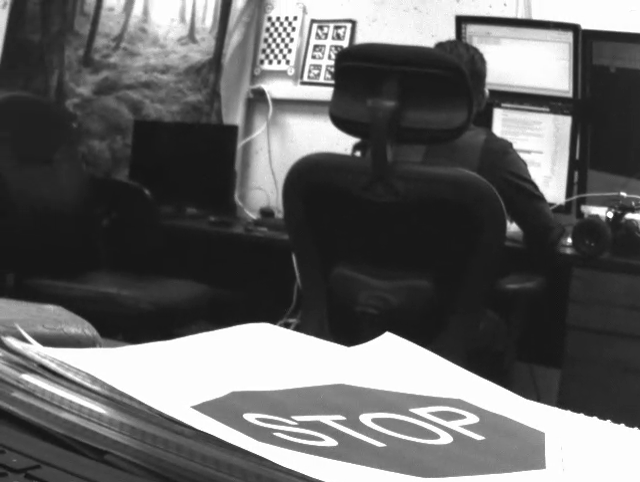
#> input picture StopFrames2/10.png, 640 x 482 px, given in place of 1.png, which was not available
$ python cvstop.py   (Python 2 division)   (older library calls are emulated)
#> lines starting #> are read from the running program, lines starting #| are printed output that depends on the picture; after the words box and inside, x2 and y2 are one past the last pixel; in counts of white or black regions, pixels touching at a corner belong together; pictures that were not available may be replaced by others from this repository, and a replacement may not be noted
import numpy as np
import cv2

Ydata =[0,0,0,0,0,0,0,0,0,1,0,0,0,0,0,0,0,0,0,0,
        0,0,0,0,0,0,0,0,0,1,1,1,1,1,1,1,1,1,1,1,
        1,1,1,1,1,1,1,1,1,1,1,1,1,1,1,0,1,1,1,1,
        1,1,1,0,0,0,0,0,0,0,0,0,0,0,0,0,0,0,0,0,
        0,0,0,0,0,0,0,0,0,0,0,0,0,0,0,0,0,0,0,0,
        0,0,0,0,0,1,0,0,1,1,1,1,1,0,0,1,1,1,1,1,
        1,1,1,1,1,1,1,1,1,1,1,1,1,1,1,1,1,1,1,1,
        1,1,1,1,1,1,1,1,1,1,1,1,1,1,1,1,1,1,1,1,
        1,1,0,0,0,0,0,0,0,0,0,0,0,0,0,0,0,0,0,0,
        0,0,0,0,0,0,0,0,0,0,0,0,1,0,0,0,0,0,0,0,
        1,1,1,0,1,1,0,1,1,1,1,0,1,1,1,1,1,1,1,1,
        1,0,1,1,1,0,0,1,1,0,0,0,0,0,0,0,0,0,0,0,
        0,0,0,0,0,0,0,0,0,0,0,0,0,0,1,1,1,1,1,1,
        1,1,1,1,0,0,0,1,1,1,1,1,1,1,1,0,1,0,0,1,
        1,1,1,1,1,1,1,1,0,0,0,0,0,0,0,0,0,0,0,0,
        0,0,0,0,0]

total = 306

readings = []

for index in range(1, total):
    img = cv2.imread('%d.png' %(index))
#> img is the input picture: shape (482, 640, 3); min 17, max 255, mean 100.5

    ret,thresh = cv2.threshold(img,115,255,1)
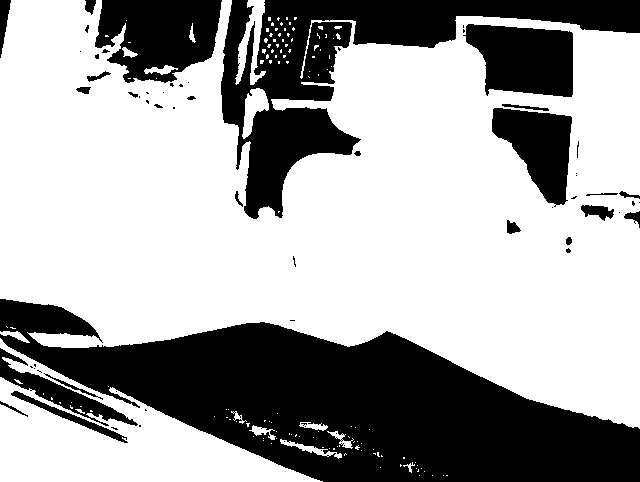
#> thresh: shape (482, 640, 3); 64.7% white; 66 black regions (41 under 20 px), largest, box (x1, y1, x2, y2) and area: (0, 299, 640, 482) 59476, (221, 0, 640, 219) 25745, (95, 0, 222, 83) 7687

    skin_ycrcb_mint = np.array((75,75,75))
    skin_ycrcb_maxt = np.array((221,215,215))
    skin_ycrcb = cv2.inRange(img, skin_ycrcb_mint, skin_ycrcb_maxt)
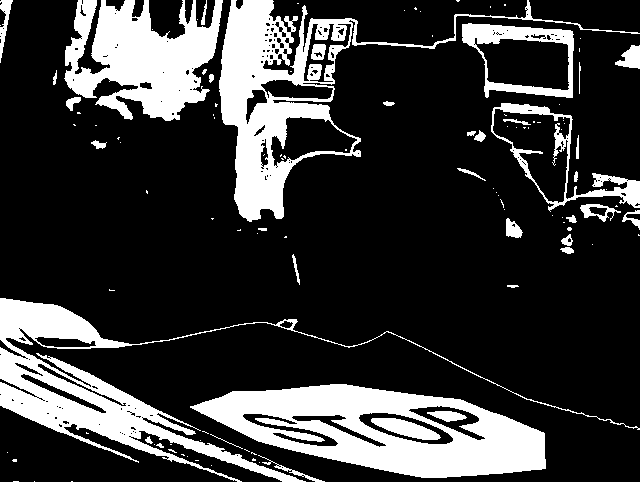
#> skin_ycrcb: shape (482, 640); 22% white; 114 white regions (77 under 20 px)

    _, contours, _= cv2.findContours(skin_ycrcb, cv2.RETR_EXTERNAL, cv2.CHAIN_APPROX_SIMPLE)
#> contours = 95 contours, 67 with area under 20; largest, box (x1, y1, x2, y2) and area: (190, 384, 546, 478) 21316, (219, 0, 640, 222) 18783, (0, 298, 640, 482) 14288, (64, 0, 223, 121) 11266, (462, 23, 574, 98) 6298

    stopsign = False
    for cnt in contours:
        approx = cv2.approxPolyDP(cnt,0.01*cv2.arcLength(cnt,True),True)
        area = cv2.contourArea(cnt)
        #print len(approx)

        if len(approx)==8 and area > 15000:
            #print "octogon detected"
            #print area
            cv2.drawContours(thresh,[cnt],0,255,-1)
            stopsign = True
            readings.append(1)
            break
#> this loop made 24 passes
#> (area, stopsign) on pass 24: (21316.5, True)
#> area on passes 10, 20: 115, 22.5
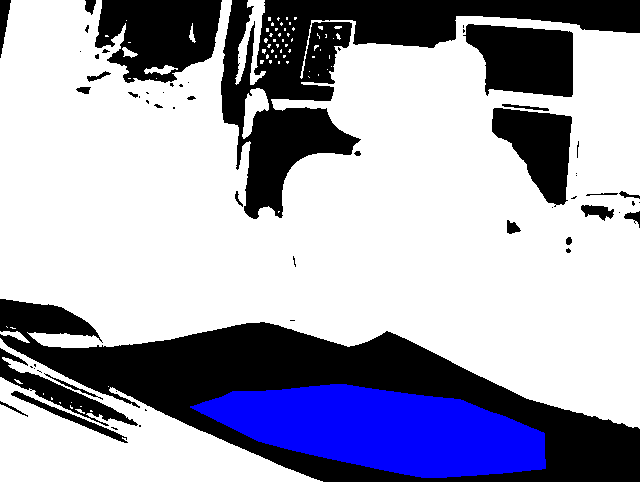
#> thresh: shape (482, 640, 3); 7.03% of pixels changed, all inside (x1, y1, x2, y2) = (190, 384, 546, 478)
#> after the loop, readings = [1]

    if stopsign == False:
        #print "No octogon"
        readings.append(0)
#> pass 2 of the loop `for index in range(1, total):`:
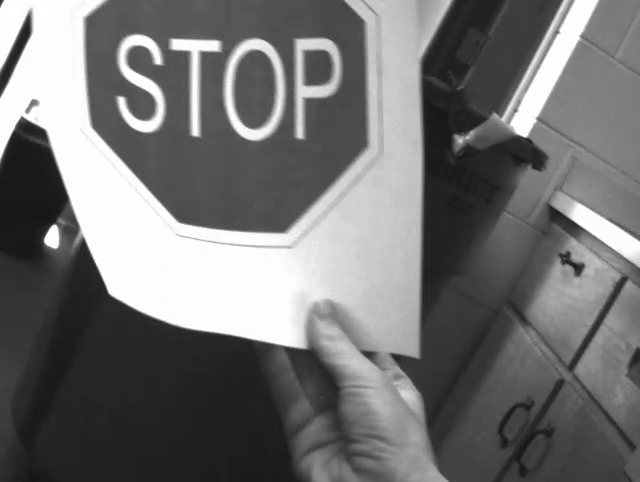
#> input picture StopFrames2/101.png, 640 x 482 px, given in place of 2.png, which was not available
#> img is the input picture: shape (482, 640, 3); min 20, max 255, mean 114.6
#> `ret,thresh = cv2.threshold(img,115,255,1)`:
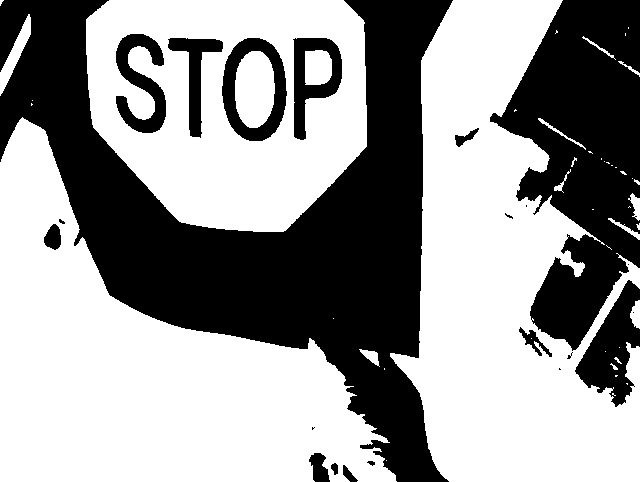
#> thresh: shape (482, 640, 3); 59.9% white; 22 black regions (8 under 20 px), largest, box (x1, y1, x2, y2) and area: (0, 0, 453, 482) 78112, (490, 0, 640, 351) 30802, (575, 280, 640, 407) 3974
#> `skin_ycrcb = cv2.inRange(img, skin_ycrcb_mint, skin_ycrcb_maxt)`:
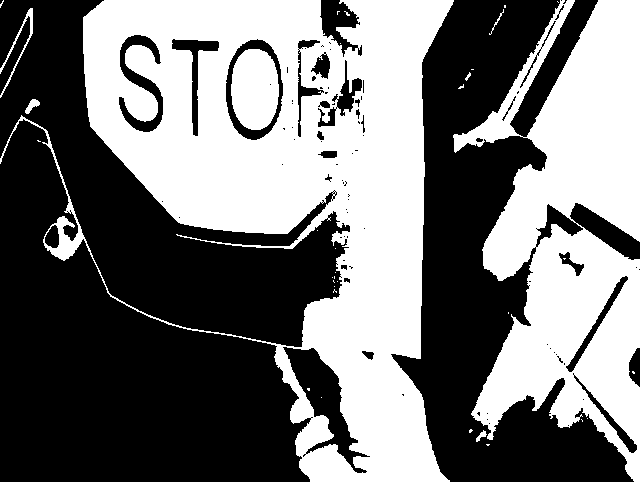
#> skin_ycrcb: shape (482, 640); 46.2% white; 36 white regions (28 under 20 px)
#> contours = 31 contours, 26 with area under 20; largest, box (x1, y1, x2, y2) and area: (0, 0, 454, 482) 101165, (453, 0, 640, 482) 49502, (0, 8, 33, 98) 218, (25, 99, 40, 114) 88, (476, 430, 487, 442) 39
#> the loop `for cnt in contours:` made 31 passes
#> area on passes 2, 18, 26, 29, 30: 39, 88, 218, 49502.5, 101165
#> (the run stopped early here; a loop or call above may not have finished)
